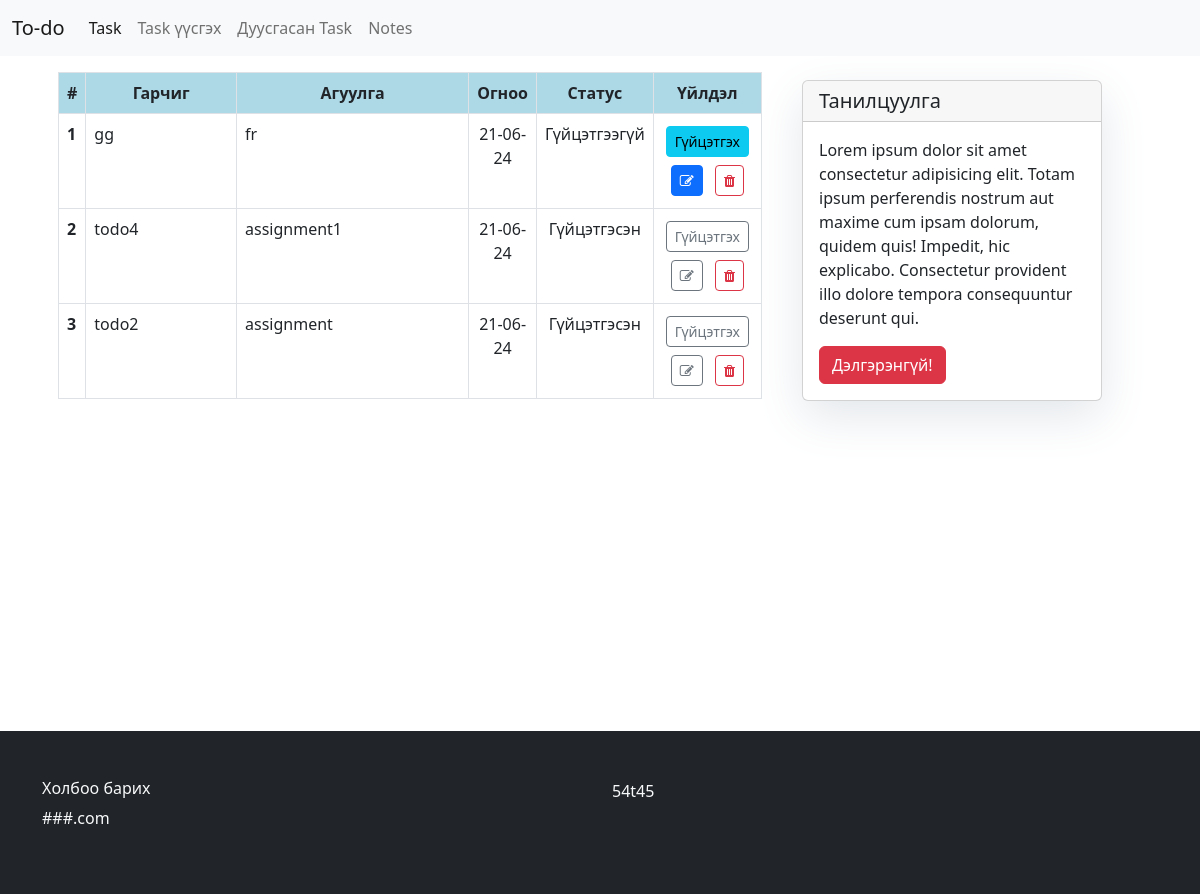
The app's page /, older data.
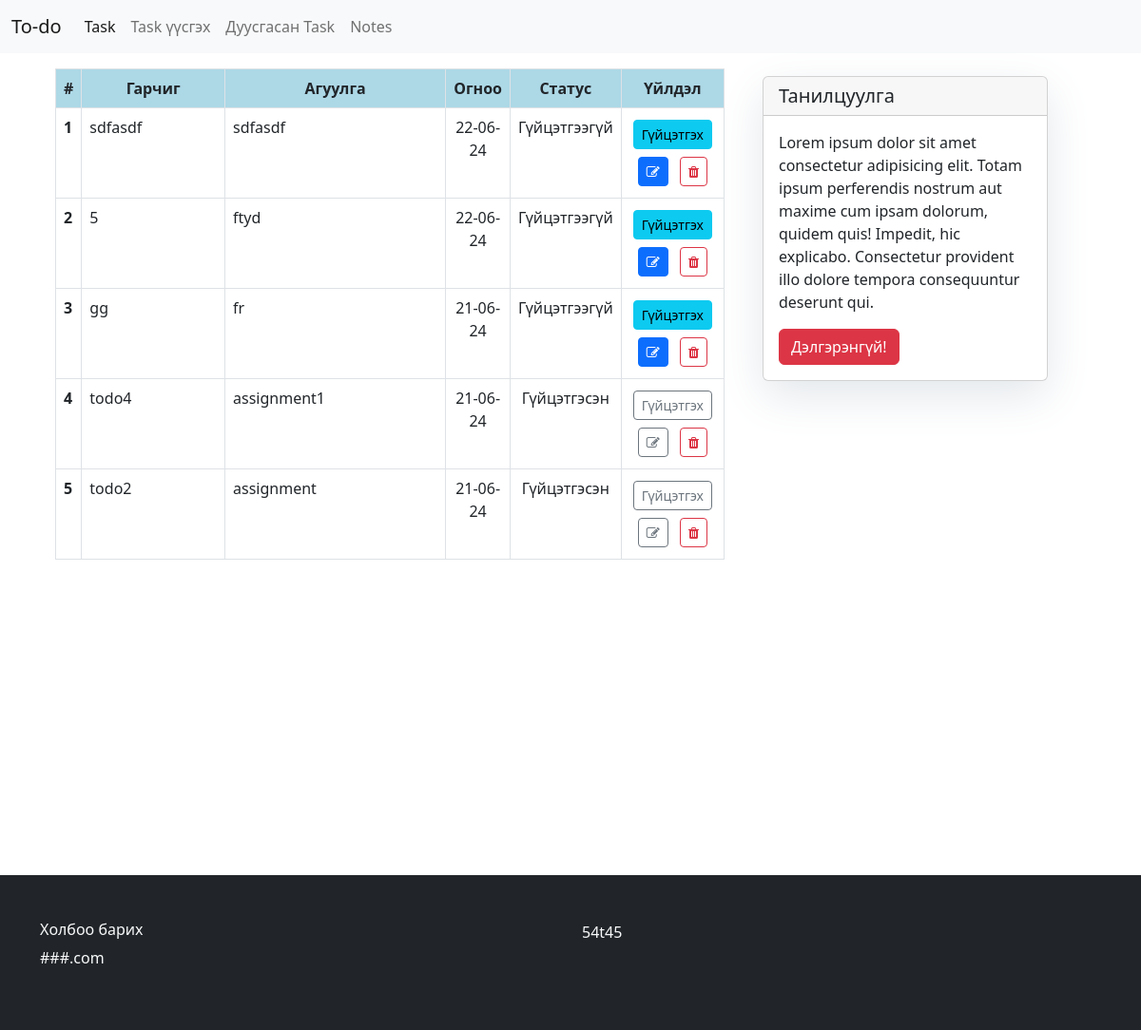
The same page, newer data.
### members/models.py (models this page shows, shortened)
class Todo(models.Model):
    title = models.CharField(max_length=100)
    task_content = models.TextField()
    created_date = models.DateTimeField(default=timezone.now)
    complete = models.BooleanField(default=False)

### members/views.py (the view)
# urls.py: 2. Add a URL to urlpatterns:  path('', views.home, name='home')
def home(request):
    context = {"todos": Todo.objects.all().order_by("-created_date")}
    return render(request, "home.html", context)

### members/templates/home.html
{% extends 'base.html' %}
{% block content %}
<div class="m-3 table-responsive">
    <table class="table table-bordered table-hover">
        <thead>
            <tr style='background-color:lightblue;'>
                <th style="text-align:center; width:3%" scope="col">#</th>
                <th style="text-align:center" scope="col">Гарчиг</th>
                <th style="text-align:center" scope="col">Агуулга</th>
                <th style="text-align:center; width:8%" scope="col">Огноо</th>
                <th style="text-align:center; width:8%" scope="col">Статус</th>
                <th style="text-align:center; width:15%" scope="col text-center">Үйлдэл</th>
            </tr>
        </thead>
        <tbody>
            {% for todo in todos %}
            <tr >
                <th scope="row" >{{ forloop.counter }}</th>
                <td>{{ todo.title }}</td>
                <td>{{ todo.task_content }}</td>
                <td style="text-align:center">{{ todo.created_date|date:"d-m-y" }}</td>
                {% if todo.complete %}
                    <td style="text-align:center">Гүйцэтгэсэн</td>
                {% else %}
                    <td style="text-align:center">Гүйцэтгээгүй</td>
                {% endif %}
                <td style="text-align:center">
                {% if todo.complete %}
                    <button class="m-1 btn btn-outline-secondary btn-sm">Гүйцэтгэх</button>
                    <button class="m-1 btn btn-outline-secondary btn-sm"><i class="fa fa-edit"></i></button>
                    <a class="m-1 btn btn-outline-danger btn-sm" href="{% url 'delete' todo.id %}"><i class="fa fa-trash"></i></a>
                {% else %}
                    <a class="m-1 btn btn-info btn-sm" href="{% url 'complete' todo.id %}">Гүйцэтгэх</a>
                    <a class="m-1 btn btn-primary btn-sm" href="{% url 'edit' todo.id %}"><i class="fa fa-edit"></i></a>
                    <a name="delete" class="m-1 btn btn-outline-danger btn-sm" href="{% url 'delete' todo.id %}"><i class="fa fa-trash"></i></a>
                {% endif %}
                </td>
            </tr>
            {% endfor %}
        </tbody>
    </table>
</div>
{% endblock %}

### members/templates/base.html (shortened to what this page needs)
<!doctype html>
<html lang="en">
<head>
    <link href="https://cdn.jsdelivr.net/npm/bootstrap@5.2.1/dist/css/bootstrap.min.css" rel="stylesheet"
>
    <link rel="stylesheet" href="https://cdnjs.cloudflare.com/ajax/libs/font-awesome/4.7.0/css/font-awesome.min.css">
</head>
<body>
    <nav class="navbar navbar-expand-lg bg-light">
        <div class="container-fluid">
            <a class="navbar-brand" href="{% url 'home' %}">To-do</a>
            <div class="collapse navbar-collapse" id="navbarSupportedContent">
                <ul class="navbar-nav me-auto mb-2 mb-lg-0">
                    <li class="nav-item">
                        <a class="nav-link active" aria-current="page" href="{% url 'home' %}">Task</a>
                    </li>
                    <li class="nav-item">
                        <a class="nav-link" href="{% url 'create' %}">Task үүсгэх</a>
                    </li>
                    <li class="nav-item">
                        <a class="nav-link" href="{% url 'completed' %}">Дуусгасан Task</a>
                    </li>
                    <li class="nav-item">
                        <a class="nav-link" href="{% url 'notes' %}">Notes</a>
                    </li>
                </ul>
            </div>
        </div>
    </nav>
    <div class="container" style="padding-bottom: 300px;">
        <div class="row">
            <div class="col-lg-8">
                {% block content %}
                {% endblock %}
            </div>
            <div class="col-lg-4">
                <div class="col-md-4 float-right ">
                    <div class="card my-4">
                        <h5 class="card-header">Танилцуулга</h5>
                        <div class="card-body">
                            <p class="card-text">Lorem ipsum dolor sit amet consectetur adipisicing elit. Totam ipsum perferendis nostrum aut maxime cum ipsam dolorum, quidem quis! Impedit, hic explicabo. Consectetur provident illo dolore tempora consequuntur deserunt qui.</p>
                            <a href=""
                               class="btn btn-danger">Дэлгэрэнгүй!</a>
                        </div>
                    </div>
                    </div>
            </div>
        </div>
    </div>
    <footer >
        <div class="container-fluid bg-dark text-light">
            <div class="container py-5">
                <div class="row">
                    <div class="col-sm-12 col-md-3 col-lg-3">
                        <h6>Холбоо барих</h6>
                        <p class="font-weight-light">###.com</p>
                    </div>
                    <div class="col-sm-12 col-md-3 col-lg-3">
                    </div>
                    <div class="col-sm-12 col-md-6 col-lg-6">
                        54t45
                    </div>
                </div>
            </div>
        </div>
    </footer>
</body>
</html>

### members/templates/base.html (style rules this page uses)
.card { box-shadow: 0 16px 48px #E3E7EB; width: 300px; }

Row changes from the older to the newer data that the page shows:
added Todo: title "sdfasdf", task_content "sdfasdf", created_date "22-06-24", complete "Гүйцэтгээгүй"
added Todo: title "5", task_content "ftyd", created_date "22-06-24", complete "Гүйцэтгээгүй"
